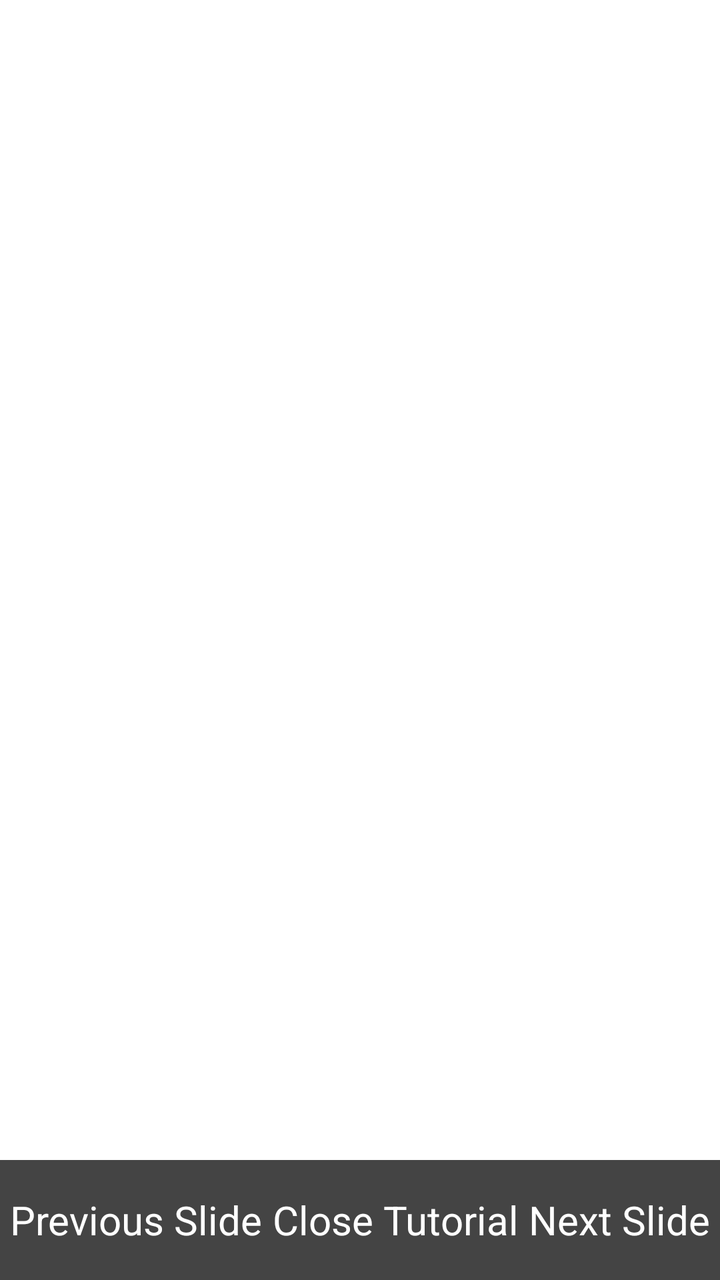
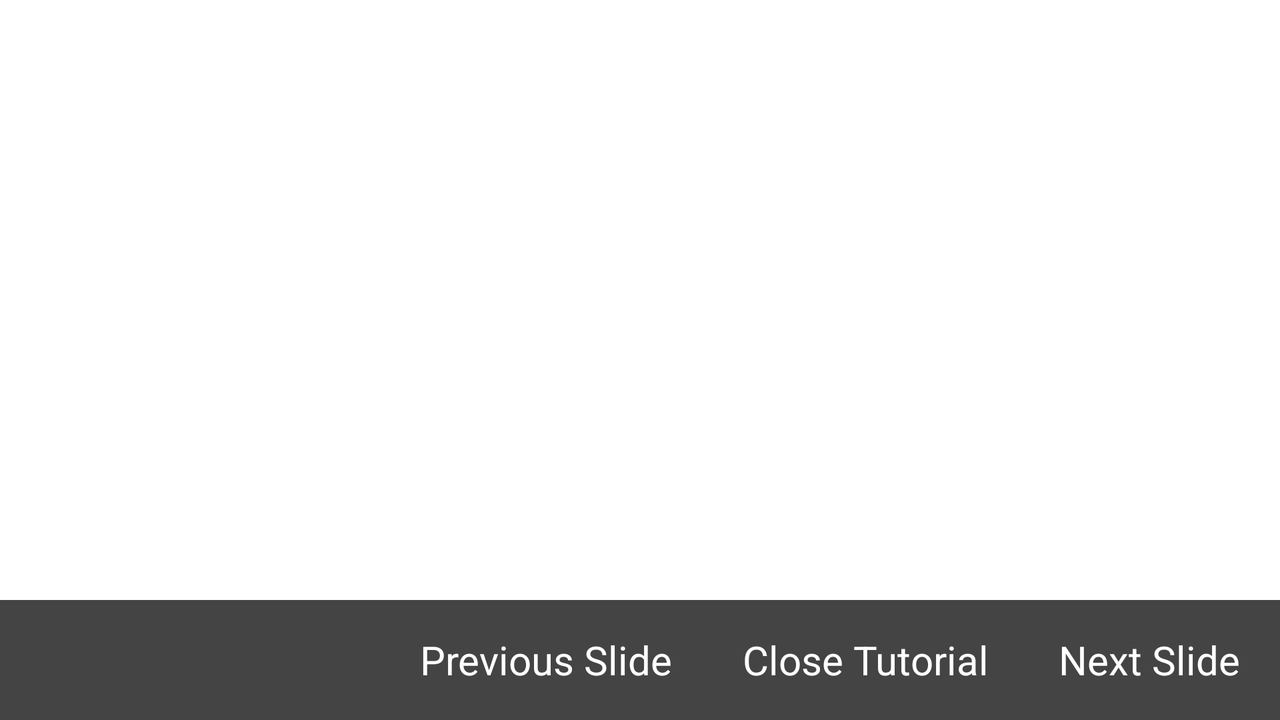

First picture: res/layout/ on a phone held upright. Second picture: the repository's own variant of that layout, on a device whose configuration matches the variant's folder. Source for both follows.
<!-- AndroidManifest.xml: application theme AppTheme -->
<!-- res/layout/tutorial_layout.xml -->
<?xml version="1.0" encoding="utf-8"?>
<LinearLayout
    xmlns:android="http://schemas.android.com/apk/res/android"
    android:layout_width="fill_parent"
    android:layout_height="fill_parent"
    android:orientation="vertical" >
    
    <ImageSwitcher
        android:id="@+id/tutorial_slideshow"
        android:layout_width="match_parent"
        android:layout_height="0dip"
        android:layout_weight="1" />
    
    <LinearLayout
        android:layout_width="fill_parent"
        android:layout_height="60dip"
        android:orientation="horizontal"
        android:background="@color/dkgray"
        android:paddingTop="5dip"
        android:paddingBottom="5dip" >
        
        <Button
            android:id="@+id/tutorial_previous_button"
			style="@style/TextButton"
			android:layout_marginLeft="5dip"
			android:padding="0dip"
			android:layout_weight="1"
            android:text="Previous Slide" />
        
	    <Button 
	        android:id="@+id/skip_tutorial_button"
	        style="@style/TextButton"
	        android:padding="0dip"
	        android:layout_weight="1"
	        android:text="Close Tutorial" />
	    
	    <Button
            android:id="@+id/tutorial_next_button"
            style="@style/TextButton"
            android:padding="0dip"
            android:layout_weight="1"
            android:text="Next Slide" />
    	
    </LinearLayout>
    
</LinearLayout>
<!-- resources referenced by this layout -->
<resources>
  <color name="dkgray">#ff444444</color>
  <style name="TextButton" parent="android:Theme.Light">
          <item name="android:layout_width">wrap_content</item> 
     	    <item name="android:layout_height">fill_parent</item>
     	    <item name="android:layout_marginRight">5dip</item>
     	    <item name="android:gravity">center</item>
          <item name="android:paddingLeft">15dip</item>
     	    <item name="android:paddingRight">15dip</item>
     	    <item name="android:textSize">20sp</item>
     	    <item name="android:textColor">@color/text_button_color</item>
     	    <item name="android:background">@color/clear</item>
      </style>
  <style name="AppTheme" parent="android:Theme.Light" />
</resources>
<!-- res/layout-w500dp/tutorial_layout.xml (the repository's variant of the layout above) -->
<!-- drawn on the phone turned sideways -->
<?xml version="1.0" encoding="utf-8"?>
<LinearLayout
    xmlns:android="http://schemas.android.com/apk/res/android"
    android:layout_width="fill_parent"
    android:layout_height="fill_parent"
    android:orientation="vertical" >
    
    <ImageSwitcher
        android:id="@+id/tutorial_slideshow"
        android:layout_width="match_parent"
        android:layout_height="0dip"
        android:layout_weight="1" />
    
    <LinearLayout
        android:layout_width="fill_parent"
        android:layout_height="60dip"
        android:orientation="horizontal"
        android:background="@color/dkgray"
        android:paddingTop="5dip"
        android:paddingBottom="5dip" >
        
        <View
            android:layout_width="0dip"
            android:layout_height="match_parent"
            android:layout_weight="1" />
        
        <Button
            android:id="@+id/tutorial_previous_button"
			style="@style/TextButton"
            android:text="Previous Slide" />
        
	    <Button 
	        android:id="@+id/skip_tutorial_button"
	        style="@style/TextButton"
	        android:text="Close Tutorial" />
	    
	    <Button
            android:id="@+id/tutorial_next_button"
            style="@style/TextButton"
            android:text="Next Slide" />
    
    </LinearLayout>
    
</LinearLayout>
